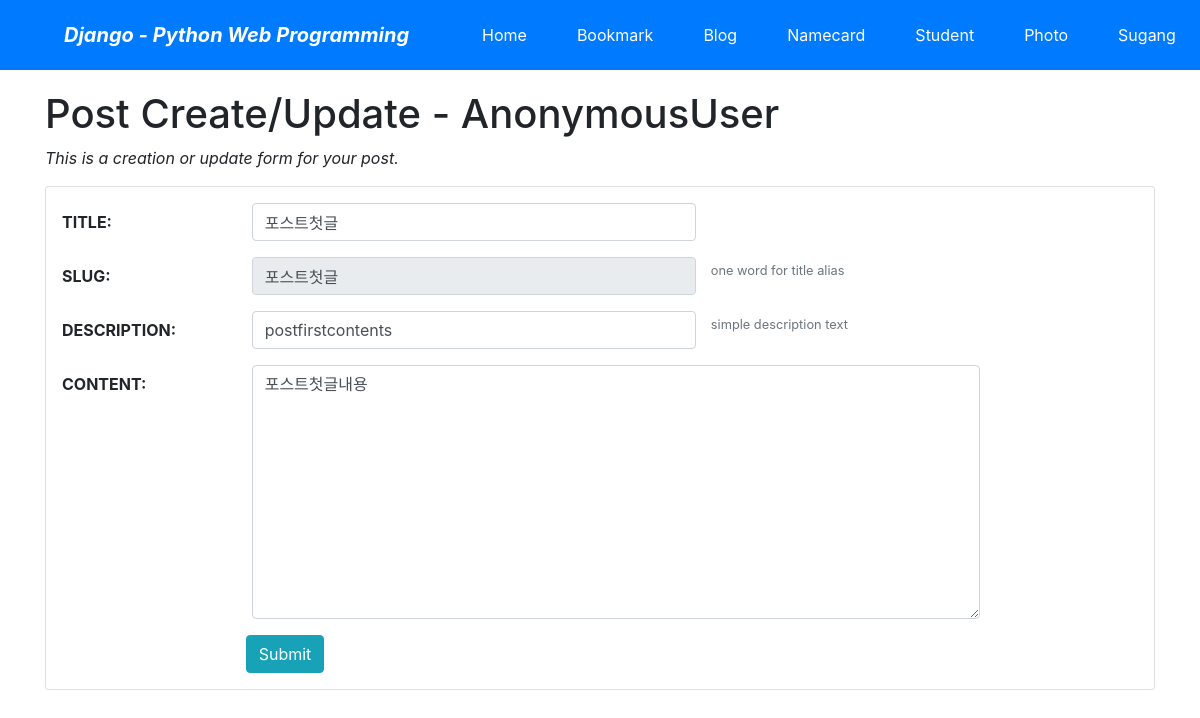
/blog/2/update/, run on the app's committed database.
### blog/models.py (models this page shows, shortened)
class Post(models.Model):
    title = models.CharField(verbose_name='TITLE', max_length=50)
    slug = models.SlugField('SLUG', unique=True, allow_unicode=True, help_text='one word for title alias')
    description =  models.CharField('DESCRIPTION',max_length=100, blank=True, help_text='simple description text')
    content = models.TextField('CONTENT')
    create_dt = models.DateTimeField('CREATE DATE', auto_now_add=True)
    modify_dt = models.DateTimeField('MODIFY DATE',auto_now=True)
    owner = models.ForeignKey(User, on_delete=models.CASCADE, verbose_name='OWNER', blank=True, null=True)
    class Meta:
        verbose_name = 'post'
        verbose_name_plural='posts'
        db_table = 'blog_posts'
        ordering = ('-modify_dt', )

### blog/views.py (the view)
# urls.py: path('<int:pk>/update/', views.PostUpdateView.as_view(), name="update"),
class PostUpdateView(OwnerOnlyMixin, UpdateView):
    model = Post
    fields = ['title', 'slug', 'description', 'content']
    success_url = reverse_lazy('blog:index')

### blog/templates/blog/post_form.html (shortened to what this page needs)
{% extends "base.html" %}
{% load widget_tweaks %}
{% block content %}
    <h1>Post Create/Update - {{user}}</h1>
    <p class="font-italic">This is a creation or update form for your post.</p>
    <form action="." method="post" class="card pt-3">{% csrf_token %}
        <div class="form-group row">
            {{ form.title|add_label_class:"col-form-label col-sm-2 ml-3 font-weight-bold" }}
            <div class="col-sm-5">
                {{ form.title|add_class:"form-control"|attr:"autofocus" }}
            </div>
        </div>
        <div class="form-group row">
            {{ form.slug|add_label_class:"col-form-label col-sm-2 ml-3 font-weight-bold" }}
            <div class="col-sm-5">
                {{ form.slug|add_class:"form-control"|attr:"readonly" }}
            </div>
            <small class="form-text text-muted">{{ form.slug.help_text }}</small>
        </div>
        <div class="form-group row">
            {{ form.description|add_label_class:"col-form-label col-sm-2 ml-3 font-weight-bold" }}
            <div class="col-sm-5">
                {{ form.description|add_class:"form-control" }}
            </div>
            <small class="form-text text-muted">{{ form.description.help_text }}</small>
        </div>
        <div class="form-group row">
            {{ form.content|add_label_class:"col-form-label col-sm-2 ml-3 font-weight-bold" }}
            <div class="col-sm-8">
                {{ form.content|add_class:"form-control" }}
            </div>
        </div>
        <div class="form-group">
            <div class="offset-sm-2 col-sm-5">
                <input type="submit" value="Submit" class="btn btn-info"/>
            </div>
        </div>
    </form>
{% endblock %}

### data on the page
Post: title|add_label_class "TITLE:", title "포스트첫글", slug|add_label_class "SLUG:", slug "포스트첫글", description|add_label_class "DESCRIPTION:", description "postfirstcontents", content|add_label_class "CONTENT:", content "포스트첫글내용"

### other printed values
{{ user }} "AnonymousUser"
